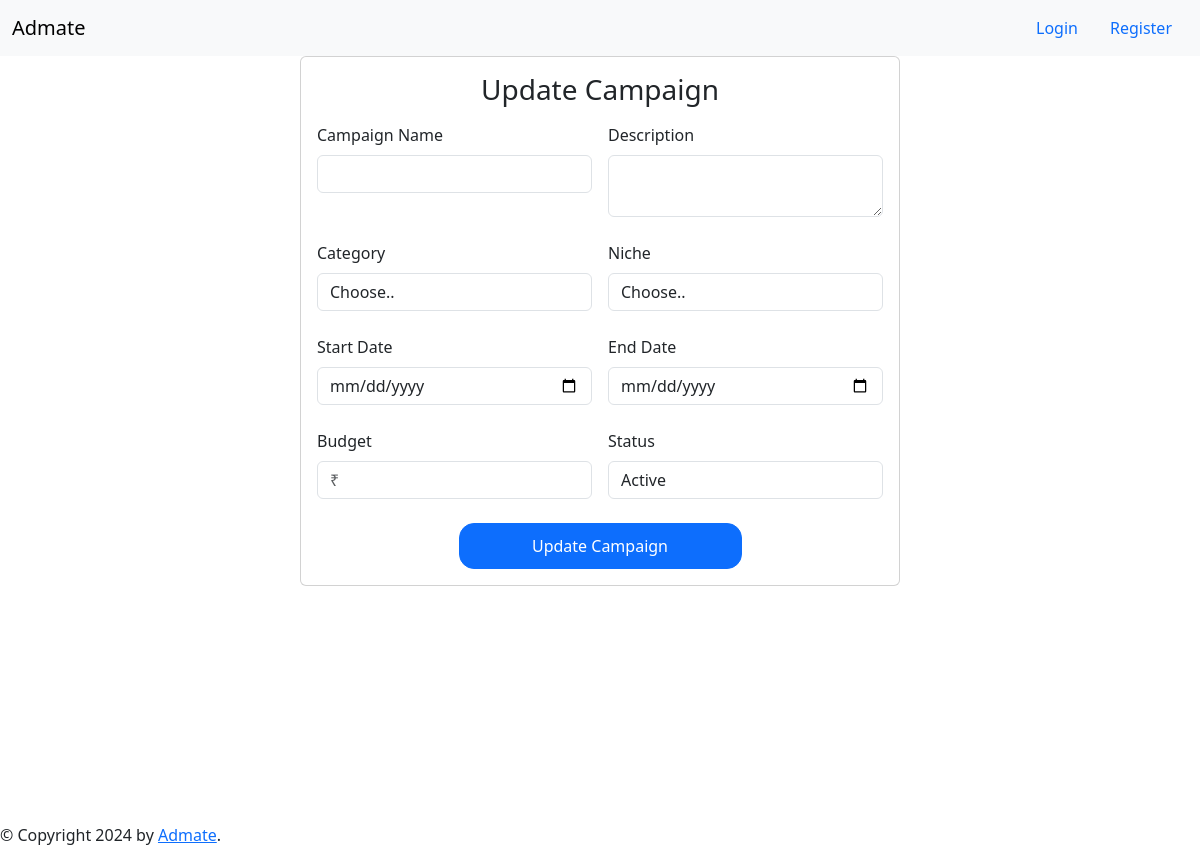
The page /edit_campaign/5 on the database as committed earlier.
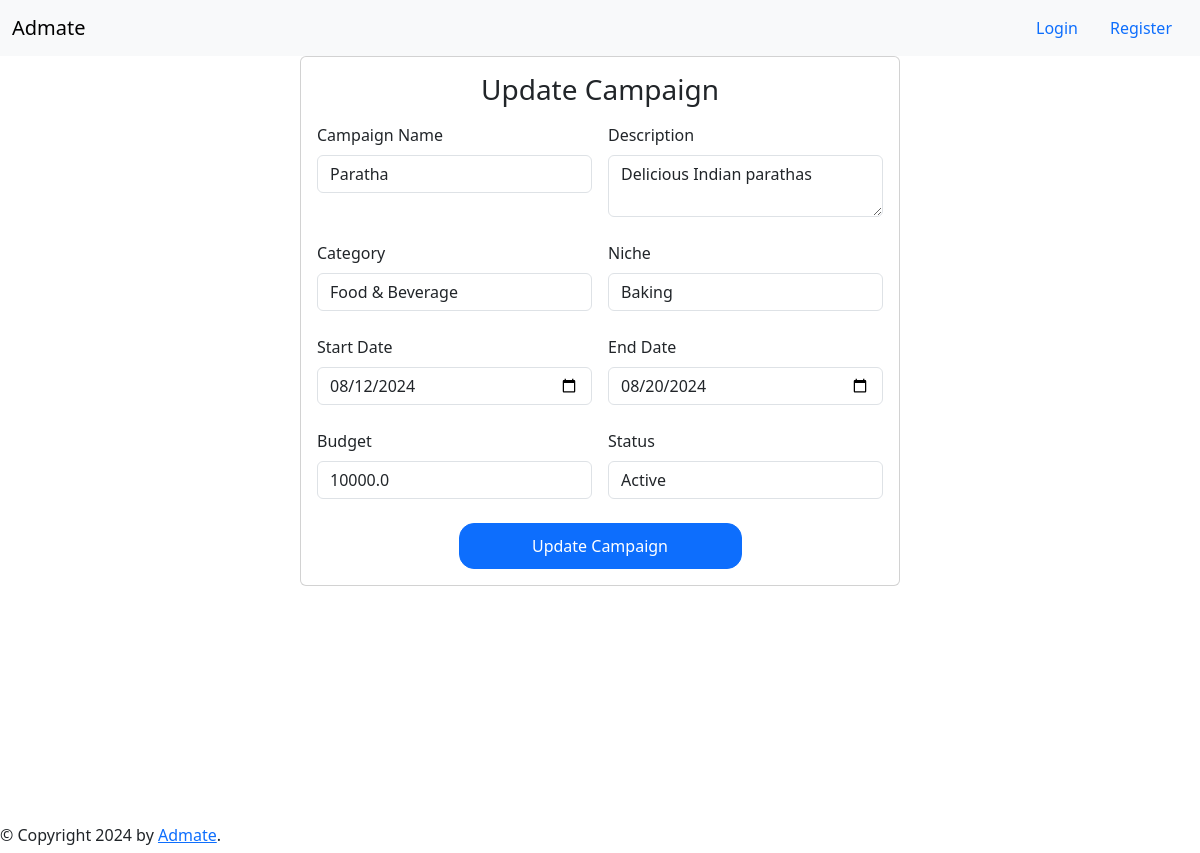
The same page on the database as committed later.
### application/models.py (models this page shows, shortened)
class Campaign(db.Model):
    id = db.Column(db.Integer, primary_key=True)
    sponsor_id = db.Column(db.Integer, db.ForeignKey('sponsor_profile.id'))
    user = db.Column(db.String(20), db.ForeignKey('user.username'))
    name = db.Column(db.String(64))
    description = db.Column(db.String(256))
    start_date = db.Column(db.Date)
    end_date = db.Column(db.Date)
    budget = db.Column(db.Float)
    status = db.Column(db.String(23), default=True)
    category_id = db.Column(db.Integer, db.ForeignKey('categories.category_id'))
    niche_id = db.Column(db.Integer, db.ForeignKey('niche.niche_id'))
    flagged = db.Column(db.Boolean, default=False)
    influencer_id = db.Column(db.Integer, db.ForeignKey('influencer_profile.id'))
    category = db.relationship('Categories', backref='campaigns', lazy=True)
    niche = db.relationship('Niche', backref='campaigns', lazy=True)
    sponsor = db.relationship('SponsorProfile', backref='campaigns', lazy=True)
    influencer = relationship('InfluencerProfile', foreign_keys=[influencer_id], backref='campaigns')

class Categories(db.Model):
    category_id = db.Column(db.Integer, primary_key=True)
    name = db.Column(db.String(30), nullable=False, unique=True)
    description = db.Column(db.String(100), nullable=True)
    niches = db.relationship('Niche', backref='category', lazy=True)

class Niche(db.Model):
    niche_id = db.Column(db.Integer, primary_key=True)
    category_id = db.Column(db.Integer, db.ForeignKey('categories.category_id'), nullable=True)
    name = db.Column(db.String(30), nullable=False)
    description = db.Column(db.String(100), nullable=True)

### application/routes.py (the view, shortened to what this page needs)
@app.route("/edit_campaign/<int:campaign_id>", methods=["GET", "POST"]) # type: ignore
def edit_campaign(campaign_id):
    if req.method == "GET":
        campaign = Campaign.query.get(campaign_id)
        return render_template('edit_campaign.html', campaign=campaign, categories=Categories.query.all(), niches=Niche.query.all())

### templates/edit_campaign.html (shortened to what the changed rows need)
{% extends 'nav_link.html' %}
{% block content %}
<div class="centered-content">
    <div style="display: flex; justify-content: center;">
        <div class = 'card' style="width: 50%;">
            <div class="card-body">
                    <form action="/edit_campaign//{{ campaign.id if campaign else '' }}" method="post" class="row g-3">
                        <div class="col-md-6">
                            <div class="form-group mt-2">
                                <label for="name" class="form-label">Campaign Name</label>
                                <input type="text" name="name" value="{{ campaign.name if campaign else ''}}" required class="form-control" id="name">
                            </div>
                        </div>
                        <div class="col-md-6">
                            <div class="form-group mt-2">
                                <label for="description" class="form-label">Description</label>
                                <textarea name="description" id="description" class="form-control" required>{{ campaign.description if campaign else '' }}</textarea>
                            </div>
                        </div>
                        <div class="col-md-6">
                            <div class="form-group mt-2">
                                <label for="category" class="form-label">Category</label>
                                <select name="category" class="form-control" id="category">
                                    <option selected>Choose..</option>
                                    {% for category in categories %}
                                        <option value="{{ category.category_id }}" {% if campaign and campaign.category_id == category.category_id %}selected{% endif %}>{{ category.name }}</option>
                                    {% endfor %}
                                </select>
                            </div>
                        </div>
                        <div class="col-md-6">
                            <div class="form-group mt-2">
                                <label for="niche" class="form-label"> Niche</label>
                                <select name="niche" class="form-control" id="niche">
                                    <option selected>Choose..</option>
                                    {% for category in categories %}
                                    <optgroup label="{{ category.name }}">
                                        {% for niche in category.niches %}
                                            <option value="{{ niche.niche_id }}" {% if campaign and campaign.niche_id == niche.niche_id %}selected{% endif %}>{{ niche.name }}</option>
                                        {% endfor %}
                                    </optgroup>
                                    {% endfor %}
                                </select>
                            </div>
                        </div>
                        <div class="col-md-6">
                            <div class="form-group mt-2">
                                <label for="start_date" class="form-label">Start Date</label>
                                <input type="date" name="start_date" id="start_date" class="form-control" value="{{ campaign.start_date if campaign else '' }}">
                            </div>
                        </div>
                        <div class="col-md-6">
                            <div class="form-group mt-2">
                                <label for="end_date" class="form-label">End Date</label>
                                <input type="date" name="end_date" id="end_date" class="form-control" value="{{ campaign.end_date if campaign else '' }}">
                            </div>
                        </div>
                        <div class="col-md-6">
                            <div class="form-group mt-2">
                                <label for="budget" class="form-label">Budget</label>
                                <input type="number" name="budget" id="budget" class="form-control" placeholder="₹" value="{{ campaign.budget if campaign else '' }}">
                            </div>
                        </div>
                        <div class="col-md-6">
                            <div class="form-group mt-2">
                                <label for="status" class="form-label">Status</label>
                                <select name="status" id="status" class="form-control" value="{{ campaign.status if campaign else '' }}">
                                    <option>Active</option>
                                </select>
                            </div>
                        </div>
                    </form>
            </div>
        </div>
    </div>
</div>
{% endblock content %}

Rows that differ between the two databases and show on the page:
added Campaign: name "Paratha", description "Delicious Indian parathas", category "Food & Beverage", niche "Baking", start_date "08/12/2024", end_date "08/20/2024", budget "10000.0", status "Active"
Other text that changed with them:
form field category: "Choose.." → (not shown)
form field niche: "Choose.." → (not shown)
form field status: "Active" → (not shown)
